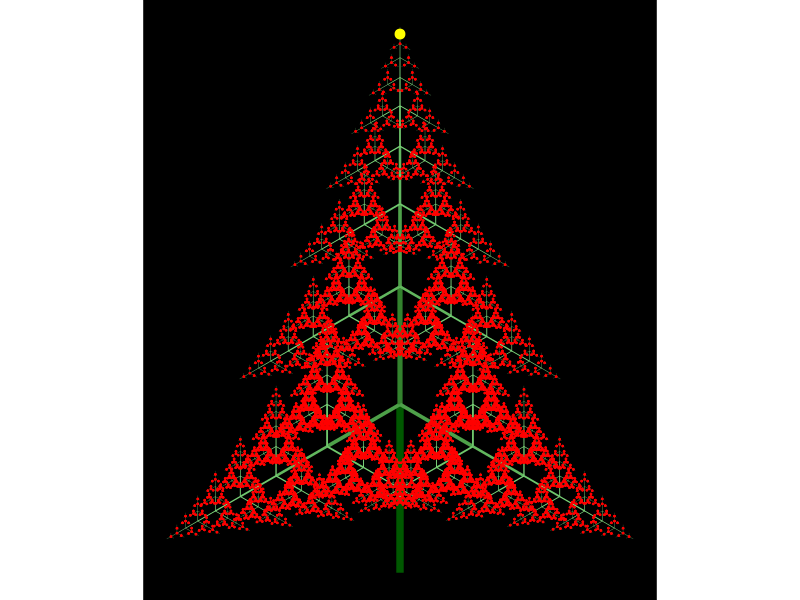

R code for this plot:
library(ggplot2)
library(data.table)
library(colorspace)

xstart <- 0
ystart <- 0
angle <- pi/2

segments <- list()

move <- function(length, pendown=TRUE, id=0)
{
  yend <<- ystart + sin(angle)*length
  xend <<- xstart + cos(angle)*length
  if (pendown) segments[[1+length(segments)]] <<- c(xstart, ystart, xend, yend, length, id)
  xstart <<- xend
  ystart <<- yend
}

turn <- function(a)
{
  angle <<- angle+a
}

draw <- function(depth, length, id=0)
{
  move(length, id=depth)
  if (depth > 0) {
    lbranch <- 0.5*length
    ltrunc <- 0.7*length
    turnangle <- 2*pi/3
    
    turn(turnangle)
    draw(depth-1, lbranch)
    move(-lbranch, F)
    
    turn(-turnangle)
    draw(depth-1, ltrunc)
    move(-ltrunc, F)
    
    turn(-turnangle)
    draw(depth-1, lbranch)
    move(-lbranch, F)
    
    turn(turnangle)
    
  }
}

size <- 10
depth <- 9
draw(depth, size)

plotdata <- as.data.table(t(as.data.table(segments)))
setnames(plotdata, c("x0","y0","x1","y1","depth","id"))
plotdata[, i:=seq(.N)]
plt <- ggplot(plotdata, aes(x=x0,y=y0,xend=x1,yend=y1)) +
  geom_segment(aes(color=depth,size=I(depth/4)))+
  scale_color_gradient(low="lightgreen",high=scales::muted("green"),guide=F)+
  coord_fixed(ratio=1)+
  geom_point(data = plotdata[id<=1], color="red",size=0.2)+
  geom_point(data = data.frame(x0=0,y0=max(plotdata$y0),x1=0,y1=0),color="yellow",size=3)+
  #geom_text(aes(x=(x0+x1)/2,y=(y0+y1)/2,label=i))+
  #geom_label(data = data.table(x0=mean(plotdata$x0),y0=mean(plotdata$y0),x1=0,y1=0), 
  #           mapping=aes(label=paste("Depth",depth)))+
  theme_void()+
  theme(panel.background = element_rect(fill = 'black'))
print(plt)
